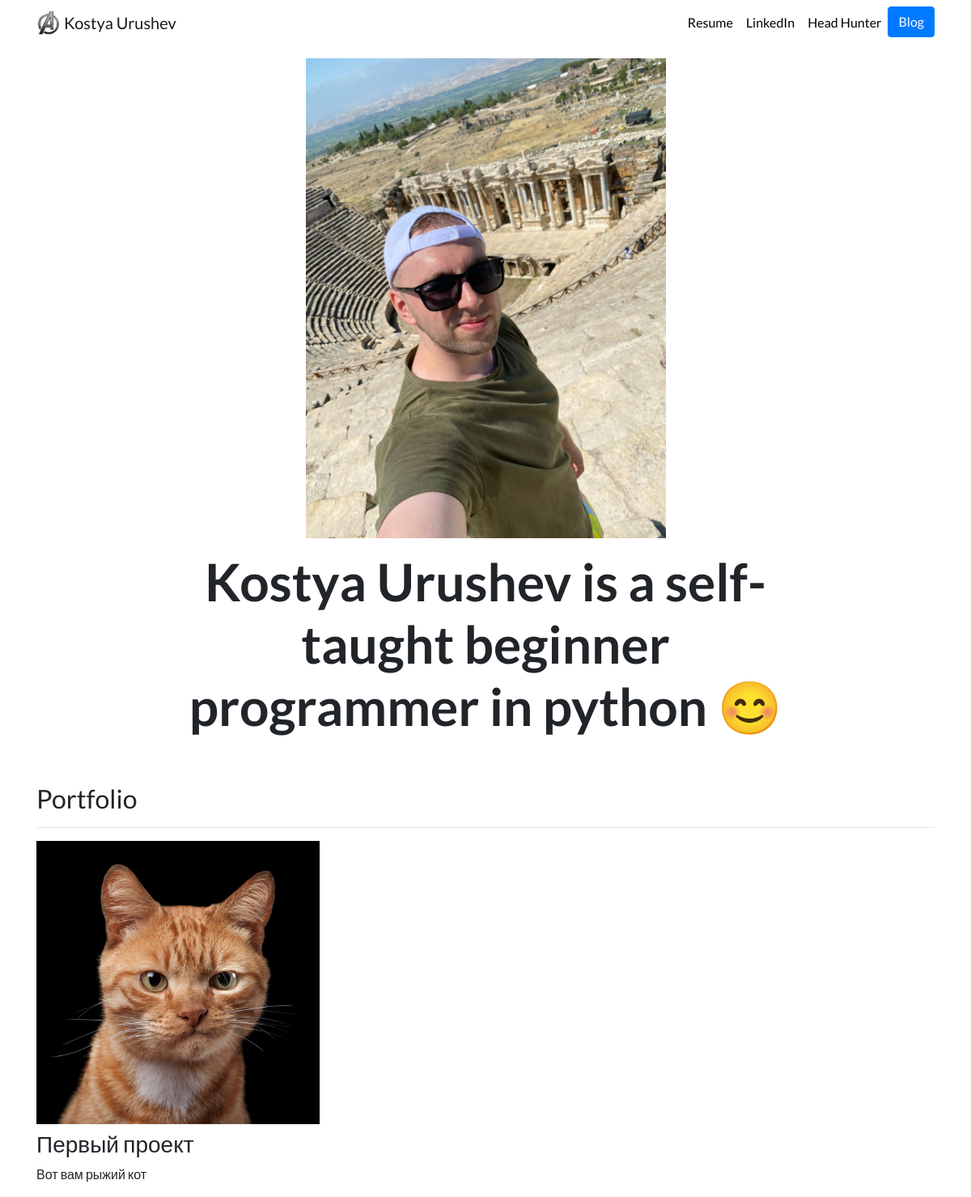
Before: / with the older database file.
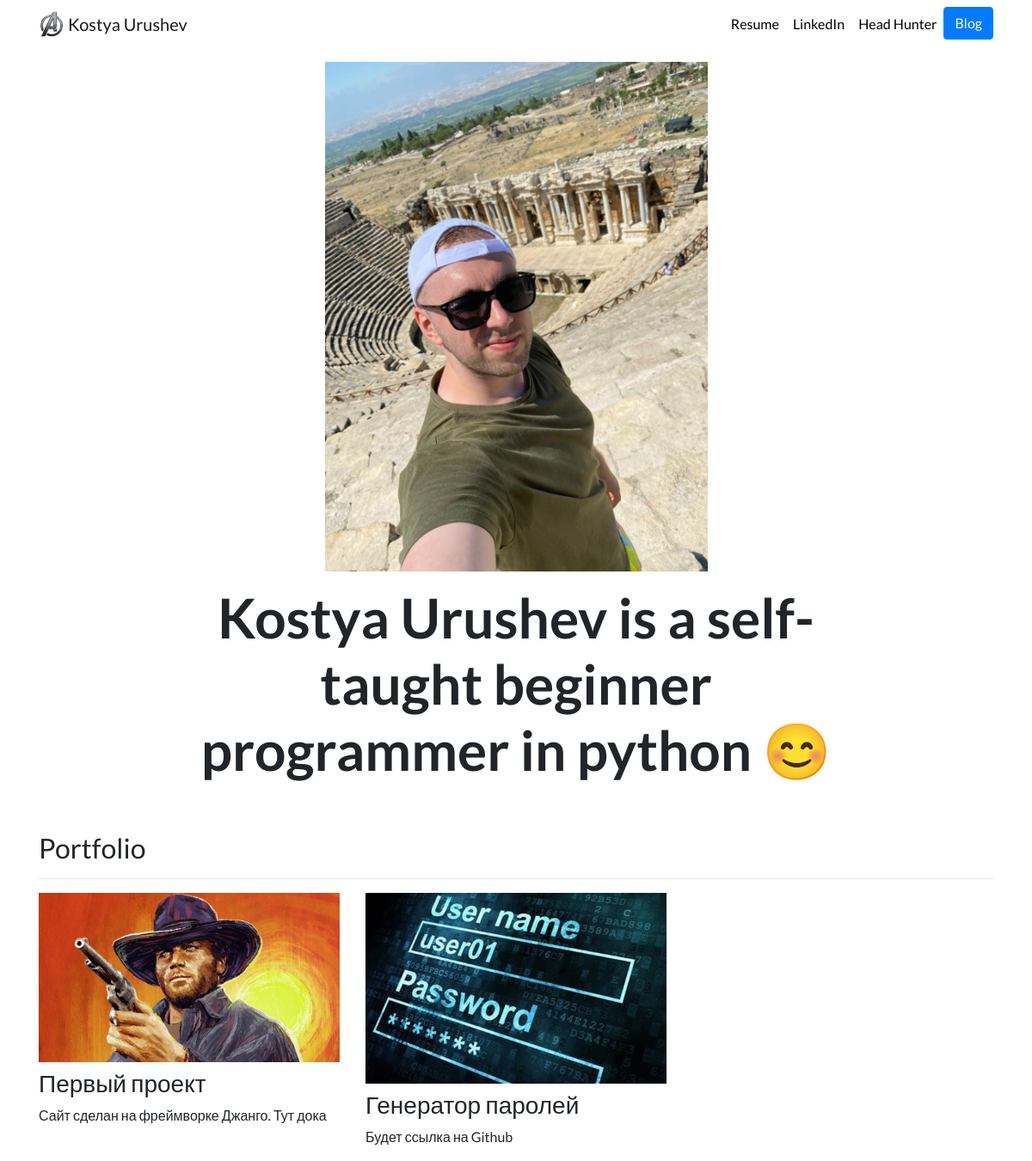
After: the same page with the newer database file.
### portfolio/models.py (models this page shows, shortened)
class Project(models.Model):
    title = models.CharField(max_length=100)
    description = models.CharField(max_length=250)
    image = models.ImageField(upload_to='portfolio/images/')
    url = models.URLField(blank=True)# позволит открывать новую вкладку

### portfolio/views.py (the view)
# urls.py: 2. Add a URL to urlpatterns:  path('', views.home, name='home')
def home(request):
    projects = Project.objects.all()
    return render(request, 'portfolio/home.html', {'projects': projects})

### portfolio/templates/portfolio/home.html
{% extends "portfolio/base.html" %}
{% load static %}
{% block content %}
<div class="row justify-content-center my-3">
  <div class="col-5">
    <img src="{% static 'portfolio/photo.jpg' %}" class="img-fluid">
  </div>
</div>
<div class="row justify-content-center mb-3">
  <div class="col-md-9 text-center">
    <h1 id="hometext" class="font-weight-bold">Kostya Urushev is a self-taught beginner programmer in python 😊</h1>
  </div>
</div>
<h2 class="mt-5">Portfolio</h2>
<hr>
<div class="row">
  {% for project in projects %}
  <div class="col-lg-4 col-md-6">
    {% if project.url %}
    <a href="{{ project.url }}">
      <img src="{{ project.image.url }}" class="img-fluid mb-2">
    </a>
    {% else %}
    <img src="{{ project.image.url }}" class="img-fluid mb-2">
    {% endif %}
    <h3>{{ project.title }}</h3>
    <p>{{ project.description }}</p>
  </div>
  {% endfor %}
</div>
{% endblock %}

### portfolio/templates/portfolio/base.html (shortened to what this page needs)
{% load static %}
<!doctype html>
<html lang="en">
<head>
  <link rel="stylesheet" href="https://stackpath.bootstrapcdn.com/bootstrap/4.4.1/css/bootstrap.min.css">
  <link rel="stylesheet" href="{% static "portfolio/custom.css" %}">
</head>
<body>
  <nav id="topNav" class="navbar navbar-expand-md navbar-light">
    <div class="container">
      <a class="navbar-brand" href="{% url 'home' %}">
        <img src="{% static "portfolio/logo.png" %}" width="30" height="30" class="d-inline-block align-top" alt="Kostya Logo">
        <span>Kostya Urushev</span>
      </a>
      <div class="collapse navbar-collapse text-center" id="navbarNav">
        <ul class="navbar-nav ml-auto">
          <li class="nav-item">
            <a class="nav-link" href="{% static "portfolio/resume.pdf" %}">Resume</a>
          </li>
          <li class="nav-item">
            <a class="nav-link" href="https://www.linkedin.com/" target="_blank">LinkedIn</a>
          </li>
          <li class="nav-item">
            <a class="nav-link" href="https://ekaterinburg.hh.ru/resume/7053212aff0b346db70039ed1f4f64504a4645" target="_blank">Head Hunter</a>
          </li>
          <li>
            <a role="button" href="{% url 'blog:all_blogs' %}" class="btn btn-primary">Blog</a>
          </li>
        </ul>
      </div>
    </div>
  </nav>
  <div class="container">
    {% block content %}{% endblock %}
  </div>
</body>
</html>

### portfolio/static/portfolio/custom.css (style rules this page uses)
.navbar-nav .nav-link { color: rgba(0,0,0,1) !important; }
body { font-family: 'Lato', sans-serif; }
@media (min-width: 992px) { #hometext { font-size: 4rem; } }

Changed rows visible on the page:
changed Project "Первый проект": image: a different picture; description "Вот вам рыжий кот" → "Сайт сделан на фреймворке Джанго. Тут дока"
added Project: image (picture), title "Генератор паролей", description "Будет ссылка на Github"
